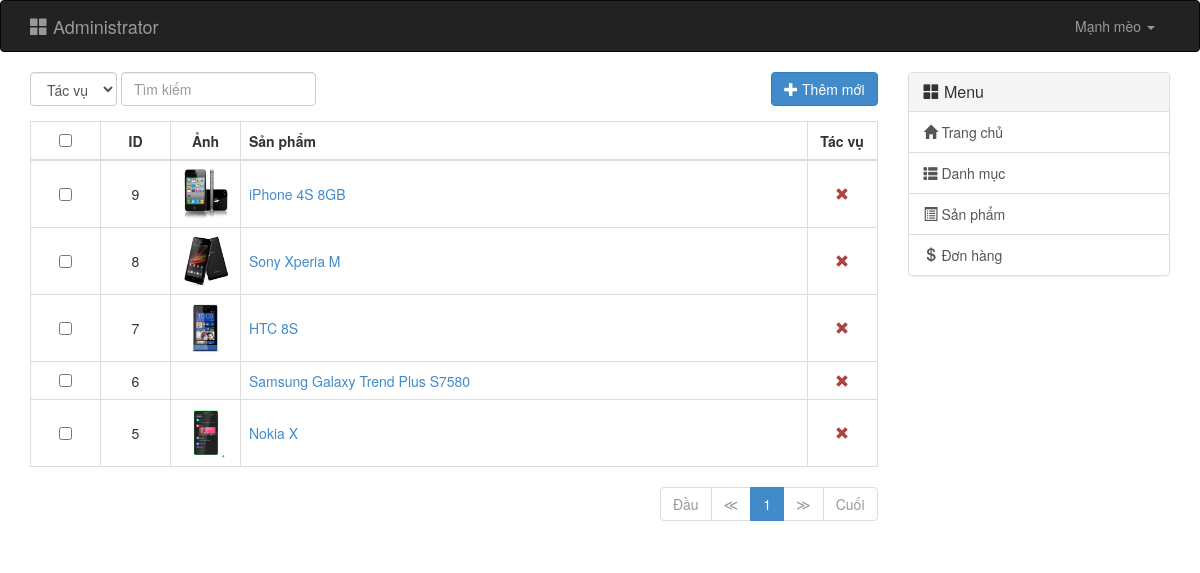
/admin.php?controller=product (signed in), run on the app's committed database.
### tables this page shows
CREATE TABLE IF NOT EXISTS `products` (
  `id` int(11) NOT NULL AUTO_INCREMENT,
  `category_id` int(11) NOT NULL,
  `name` varchar(255) NOT NULL,
  `summary` varchar(255) NOT NULL,
  `image` varchar(255) NOT NULL,
  `price` int(11) NOT NULL DEFAULT '0',
  `status` tinyint(1) NOT NULL DEFAULT '1',
  PRIMARY KEY (`id`),
  KEY `category_id` (`category_id`)
);

### backend/controllers/product/index.php (called while the page is built, shortened)
<?php
if(isset($_GET['page'])) $page = intval($_GET['page']);
        else $page = 1;
$page = ($page>0) ? $page : 1;
$limit = 10;
$offset = ($page - 1) * $limit;
$options = array(
    'limit' => $limit,
    'offset' => $offset,
    'order_by' => 'id DESC'
);
$url = 'admin.php?controller=product';
$total_rows = get_total('products', $options);
$total = ceil($total_rows/$limit);
$products = get_all('products', $options);
$pagination = pagination($url, $page, $total);
require('backend/views/product/index.php');

### backend/models/model.php (called while the page is built, shortened)
<?php
function get_all($table, $options = array()) {
    $select = isset($options['select']) ? $options['select'] : '*';
    $where = isset($options['where']) ? 'WHERE ' . $options['where'] : '';
    $order_by = isset($options['order_by']) ? 'ORDER BY ' . $options['order_by'] : '';
    $limit = isset($options['offset']) && isset($options['limit']) ? 'LIMIT ' . $options['offset'] . ',' . $options['limit'] : '';
    $sql = "SELECT $select FROM `$table` $where $order_by $limit";
    $query = mysql_query($sql) or die(mysql_error());
    $data = array();
    if (mysql_num_rows($query) > 0) {
        while ($row = mysql_fetch_assoc($query)) {
            $data[] = $row;
        }
    }
    return $data;
}
function get_total($table, $options = array()) {
    $where = isset($options['where']) ? 'WHERE ' . $options['where'] : '';
    $sql = "SELECT COUNT(*) as total FROM `$table` $where";
    $query = mysql_query($sql) or die(mysql_error());
    $row = mysql_fetch_assoc($query);
    return $row['total'];
}

### backend/views/product/table.php (the view, shortened to what this page needs)
<form id="product_form" method="post" action="admin.php?controller=product" role="form">
<div class="col-xs-12">
	<div class="form-group">
		<div class="btn-group">
			<select id="action" name="action" class="form-control">
				<option>Tác vụ</option>
			</select>
		</div>
		<div class="btn-group">
			<input id="search" name="search" type="text" class="form-control" placeholder="Tìm kiếm"/>
		</div>
		<a href="admin.php?controller=product&amp;action=edit" class="btn btn-primary pull-right"><i class="glyphicon glyphicon-plus"></i> Thêm mới</a>
	</div>
	<table class="table table-bordered table-hover">
		<thead>
			<tr>
				<th><input id="check_all" type="checkbox"/></th>
				<th>ID</th>
				<th>Ảnh</th>
				<th>Sản phẩm</th>
				<th>Tác vụ</th>
			</tr>
		</thead>
		<tbody>
			<?php foreach ($products as $product): ?>
			<tr>
				<td>
					<input name="pid[]" type="checkbox" value="<?php echo $product['id'];?>"/>
				</td>
				<td><?php echo $product['id'];?></td>
				<td>
					<?php
					$image = 'public/upload/product/'.$product['image'];
					if (is_file($image)) {
                        echo '<image src="'.$image.'?time='.time().'" style="max-width:50px; max-height:50px;" />';
                    }
                    ?>
                </td>
				<td>
					<a href="admin.php?controller=product&amp;action=edit&amp;pid=<?php echo $product['id'];?>"><?php echo $product['name'];?></a>
				</td>
				<td>
					<a href="admin.php?controller=product&amp;action=delete&amp;pid=<?php echo $product['id'];?>" class="text-danger"><i class="glyphicon glyphicon-remove"></i></a>
				</td>
			</tr>
			<?php endforeach; ?>
		</tbody>
	</table>
	<div class="text-right">
		<?php echo $pagination; ?>
	</div>
</div>
</form>

### backend/views/product/table.php (style rules this page uses)
.table th, .table td { text-align: center; width: 5em; }
.table th:nth-child(4), .table td:nth-child(4) { text-align: left; width: auto; }
.table td { vertical-align: middle!important; }

### data on the page
products: id "9", image (picture), name "iPhone 4S 8GB"
products: id "8", image (picture), name "Sony Xperia M"
products: id "7", image (picture), name "HTC 8S"
products: id "6", name "Samsung Galaxy Trend Plus S7580"
products: id "5", image (picture), name "Nokia X"

### other printed values
$user['name'] "Mạnh mèo"
